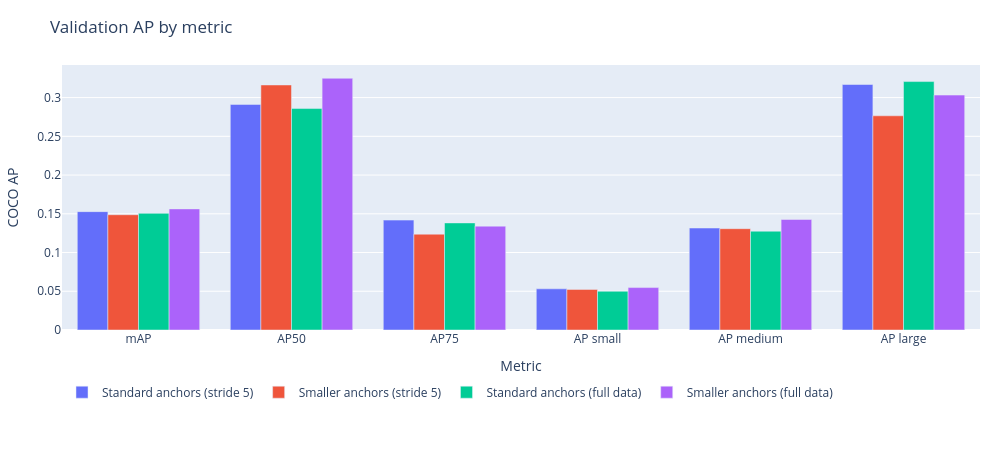
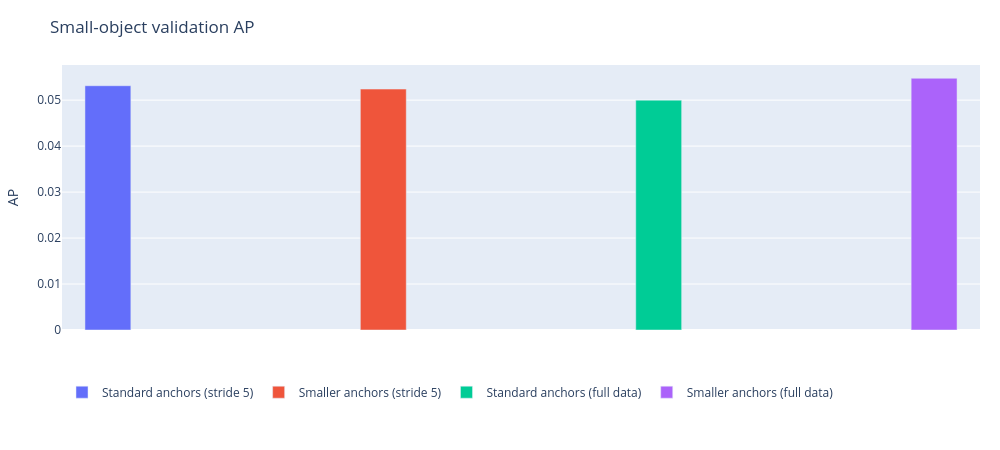
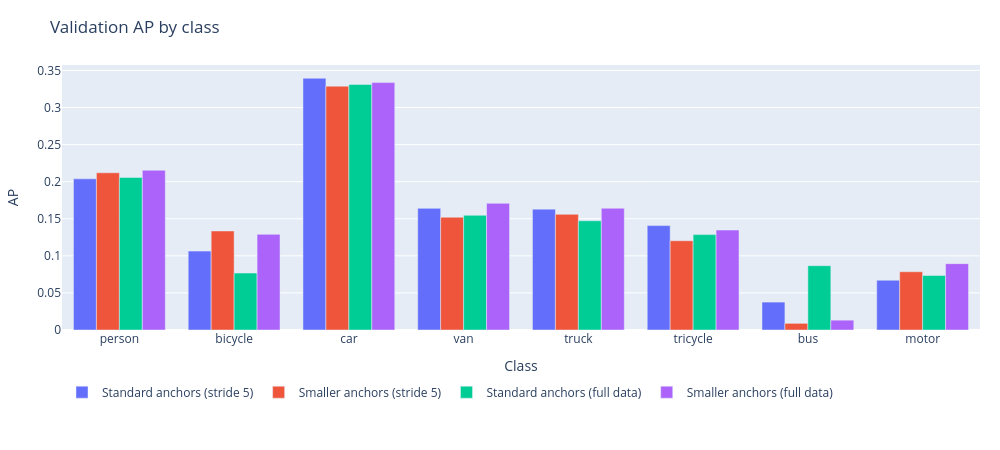
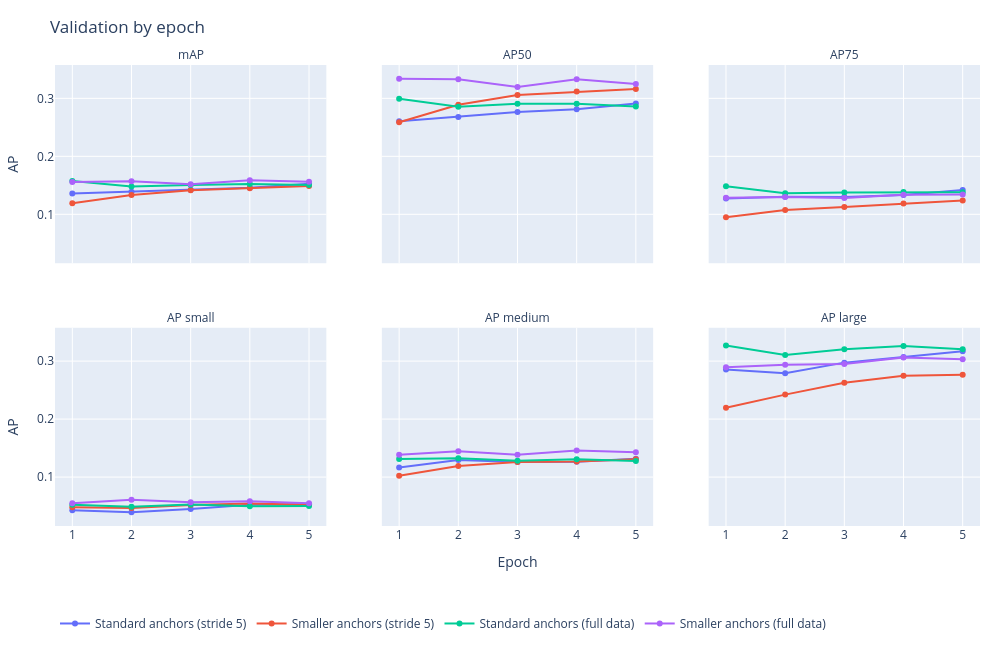

Write notebook code for charts like these, in order.
### Markdown cell above
## 6. Validation and training curves

Validation curves contain all five complete validation measurements. Loss curves show
batch means over windows of at most 100 attempts, split at epoch boundaries. The learning
rate is the last value in each window, and the horizontal axis counts successful optimizer
updates. The saved compact curve records retain the number of batches per window.
We regenerate interactive figures from those records without embedding Plotly.js.

### Code cell
chart_paths = {Path(chart).stem: Path(chart).with_suffix(".json") for chart in summary["charts"]}
for name in (
    "metrics",
    "ap_small",
    "per_class",
    "validation_curves",
    "loss",
    "classification",
    "bbox_regression",
    "learning_rate",
    "time",
):
    plotly.io.read_json(chart_paths[name]).show(
        renderer="plotly_mimetype", config={"responsive": False}
    )

### Figure 1 — Plotly figure (JSON) as saved in the notebook; plotly's stock layout.template omitted (floating-point values rounded to 4 significant figures)
{"data": [{"alignmentgroup": "True", "hovertemplate": "Experiment=Standard anchors (stride 5)<br>Metric=%{x}<br>COCO AP=%{y}<extra></extra>", "legendgroup": "Standard anchors (stride 5)", "marker": {"color": "#636EFA", "pattern": {"shape": ""}}, "name": "Standard anchors (stride 5)", "offsetgroup": "Standard anchors (stride 5)", "orientation": "v", "showlegend": true, "textposition": "auto", "type": "bar", "x": ["mAP", "AP50", "AP75", "AP small", "AP medium", "AP large"], "xaxis": "x", "y": [0.1528, 0.2912, 0.1418, 0.05313, 0.1316, 0.3169], "yaxis": "y"}, {"alignmentgroup": "True", "hovertemplate": "Experiment=Smaller anchors (stride 5)<br>Metric=%{x}<br>COCO AP=%{y}<extra></extra>", "legendgroup": "Smaller anchors (stride 5)", "marker": {"color": "#EF553B", "pattern": {"shape": ""}}, "name": "Smaller anchors (stride 5)", "offsetgroup": "Smaller anchors (stride 5)", "orientation": "v", "showlegend": true, "textposition": "auto", "type": "bar", "x": ["mAP", "AP50", "AP75", "AP small", "AP medium", "AP large"], "xaxis": "x", "y": [0.1488, 0.3163, 0.1237, 0.0524, 0.1308, 0.2765], "yaxis": "y"}, {"alignmentgroup": "True", "hovertemplate": "Experiment=Standard anchors (full data)<br>Metric=%{x}<br>COCO AP=%{y}<extra></extra>", "legendgroup": "Standard anchors (full data)", "marker": {"color": "#00CC96", "pattern": {"shape": ""}}, "name": "Standard anchors (full data)", "offsetgroup": "Standard anchors (full data)", "orientation": "v", "showlegend": true, "textposition": "auto", "type": "bar", "x": ["mAP", "AP50", "AP75", "AP small", "AP medium", "AP large"], "xaxis": "x", "y": [0.1505, 0.2858, 0.1382, 0.05, 0.1275, 0.3207], "yaxis": "y"}, {"alignmentgroup": "True", "hovertemplate": "Experiment=Smaller anchors (full data)<br>Metric=%{x}<br>COCO AP=%{y}<extra></extra>", "legendgroup": "Smaller anchors (full data)", "marker": {"color": "#AB63FA", "pattern": {"shape": ""}}, "name": "Smaller anchors (full data)", "offsetgroup": "Smaller anchors (full data)", "orientation": "v", "showlegend": true, "textposition": "auto", "type": "bar", "x": ["mAP", "AP50", "AP75", "AP small", "AP medium", "AP large"], "xaxis": "x", "y": [0.1563, 0.325, 0.1341, 0.05476, 0.1427, 0.3032], "yaxis": "y"}], "layout": {"autosize": false, "barmode": "group", "height": 450, "legend": {"orientation": "h", "title": {"text": ""}, "tracegroupgap": 0, "x": 0, "y": -0.18, "yanchor": "top"}, "margin": {"b": 120, "l": 55, "r": 20, "t": 65}, "title": {"text": "Validation AP by metric"}, "width": 1000, "xaxis": {"anchor": "y", "domain": [0.0, 1.0], "title": {"text": "Metric"}}, "yaxis": {"anchor": "x", "domain": [0.0, 1.0], "title": {"text": "COCO AP"}}}}

### Figure 2 — Plotly figure (JSON) as saved in the notebook; plotly's stock layout.template omitted (floating-point values rounded to 4 significant figures)
{"data": [{"alignmentgroup": "True", "hovertemplate": "Experiment=%{x}<br>AP=%{y}<extra></extra>", "legendgroup": "Standard anchors (stride 5)", "marker": {"color": "#636EFA", "pattern": {"shape": ""}}, "name": "Standard anchors (stride 5)", "offsetgroup": "Standard anchors (stride 5)", "orientation": "v", "showlegend": true, "textposition": "auto", "type": "bar", "x": ["Standard anchors (stride 5)"], "xaxis": "x", "y": [0.05313], "yaxis": "y"}, {"alignmentgroup": "True", "hovertemplate": "Experiment=%{x}<br>AP=%{y}<extra></extra>", "legendgroup": "Smaller anchors (stride 5)", "marker": {"color": "#EF553B", "pattern": {"shape": ""}}, "name": "Smaller anchors (stride 5)", "offsetgroup": "Smaller anchors (stride 5)", "orientation": "v", "showlegend": true, "textposition": "auto", "type": "bar", "x": ["Smaller anchors (stride 5)"], "xaxis": "x", "y": [0.0524], "yaxis": "y"}, {"alignmentgroup": "True", "hovertemplate": "Experiment=%{x}<br>AP=%{y}<extra></extra>", "legendgroup": "Standard anchors (full data)", "marker": {"color": "#00CC96", "pattern": {"shape": ""}}, "name": "Standard anchors (full data)", "offsetgroup": "Standard anchors (full data)", "orientation": "v", "showlegend": true, "textposition": "auto", "type": "bar", "x": ["Standard anchors (full data)"], "xaxis": "x", "y": [0.05], "yaxis": "y"}, {"alignmentgroup": "True", "hovertemplate": "Experiment=%{x}<br>AP=%{y}<extra></extra>", "legendgroup": "Smaller anchors (full data)", "marker": {"color": "#AB63FA", "pattern": {"shape": ""}}, "name": "Smaller anchors (full data)", "offsetgroup": "Smaller anchors (full data)", "orientation": "v", "showlegend": true, "textposition": "auto", "type": "bar", "x": ["Smaller anchors (full data)"], "xaxis": "x", "y": [0.05476], "yaxis": "y"}], "layout": {"autosize": false, "barmode": "group", "height": 450, "legend": {"orientation": "h", "title": {"text": ""}, "tracegroupgap": 0, "x": 0, "y": -0.18, "yanchor": "top"}, "margin": {"b": 120, "l": 55, "r": 20, "t": 65}, "title": {"text": "Small-object validation AP"}, "width": 1000, "xaxis": {"anchor": "y", "categoryarray": ["Standard anchors (stride 5)", "Smaller anchors (stride 5)", "Standard anchors (full data)", "Smaller anchors (full data)"], "categoryorder": "array", "domain": [0.0, 1.0], "showticklabels": false, "title": {"text": ""}}, "yaxis": {"anchor": "x", "domain": [0.0, 1.0], "title": {"text": "AP"}}}}

### Figure 3 — Plotly figure (JSON) as saved in the notebook; plotly's stock layout.template omitted (floating-point values rounded to 4 significant figures)
{"data": [{"alignmentgroup": "True", "hovertemplate": "Experiment=Standard anchors (stride 5)<br>Class=%{x}<br>AP=%{y}<extra></extra>", "legendgroup": "Standard anchors (stride 5)", "marker": {"color": "#636EFA", "pattern": {"shape": ""}}, "name": "Standard anchors (stride 5)", "offsetgroup": "Standard anchors (stride 5)", "orientation": "v", "showlegend": true, "textposition": "auto", "type": "bar", "x": ["person", "bicycle", "car", "van", "truck", "tricycle", "bus", "motor"], "xaxis": "x", "y": [0.2038, 0.1064, 0.3395, 0.1641, 0.163, 0.1408, 0.03764, 0.06712], "yaxis": "y"}, {"alignmentgroup": "True", "hovertemplate": "Experiment=Smaller anchors (stride 5)<br>Class=%{x}<br>AP=%{y}<extra></extra>", "legendgroup": "Smaller anchors (stride 5)", "marker": {"color": "#EF553B", "pattern": {"shape": ""}}, "name": "Smaller anchors (stride 5)", "offsetgroup": "Smaller anchors (stride 5)", "orientation": "v", "showlegend": true, "textposition": "auto", "type": "bar", "x": ["person", "bicycle", "car", "van", "truck", "tricycle", "bus", "motor"], "xaxis": "x", "y": [0.212, 0.1335, 0.3288, 0.1521, 0.156, 0.1203, 0.008979, 0.07856], "yaxis": "y"}, {"alignmentgroup": "True", "hovertemplate": "Experiment=Standard anchors (full data)<br>Class=%{x}<br>AP=%{y}<extra></extra>", "legendgroup": "Standard anchors (full data)", "marker": {"color": "#00CC96", "pattern": {"shape": ""}}, "name": "Standard anchors (full data)", "offsetgroup": "Standard anchors (full data)", "orientation": "v", "showlegend": true, "textposition": "auto", "type": "bar", "x": ["person", "bicycle", "car", "van", "truck", "tricycle", "bus", "motor"], "xaxis": "x", "y": [0.2057, 0.07676, 0.331, 0.1547, 0.1473, 0.1286, 0.08671, 0.07355], "yaxis": "y"}, {"alignmentgroup": "True", "hovertemplate": "Experiment=Smaller anchors (full data)<br>Class=%{x}<br>AP=%{y}<extra></extra>", "legendgroup": "Smaller anchors (full data)", "marker": {"color": "#AB63FA", "pattern": {"shape": ""}}, "name": "Smaller anchors (full data)", "offsetgroup": "Smaller anchors (full data)", "orientation": "v", "showlegend": true, "textposition": "auto", "type": "bar", "x": ["person", "bicycle", "car", "van", "truck", "tricycle", "bus", "motor"], "xaxis": "x", "y": [0.2154, 0.1289, 0.3336, 0.1708, 0.1642, 0.1348, 0.01325, 0.08946], "yaxis": "y"}], "layout": {"autosize": false, "barmode": "group", "height": 450, "legend": {"orientation": "h", "title": {"text": ""}, "tracegroupgap": 0, "x": 0, "y": -0.18, "yanchor": "top"}, "margin": {"b": 120, "l": 55, "r": 20, "t": 65}, "title": {"text": "Validation AP by class"}, "width": 1000, "xaxis": {"anchor": "y", "domain": [0.0, 1.0], "title": {"text": "Class"}}, "yaxis": {"anchor": "x", "domain": [0.0, 1.0], "title": {"text": "AP"}}}}

### Figure 4 — Plotly figure (JSON) as saved in the notebook; plotly's stock layout.template omitted (floating-point values rounded to 4 significant figures)
{"data": [{"hovertemplate": "Experiment=Standard anchors (stride 5)<br>Metric=map<br>Epoch=%{x}<br>AP=%{y}<extra></extra>", "legendgroup": "Standard anchors (stride 5)", "line": {"color": "#636EFA", "dash": "solid"}, "marker": {"symbol": "circle"}, "mode": "lines+markers", "name": "Standard anchors (stride 5)", "orientation": "v", "showlegend": true, "type": "scatter", "x": [1, 2, 3, 4, 5], "xaxis": "x4", "y": [0.136, 0.1391, 0.1418, 0.1457, 0.1528], "yaxis": "y4"}, {"hovertemplate": "Experiment=Smaller anchors (stride 5)<br>Metric=map<br>Epoch=%{x}<br>AP=%{y}<extra></extra>", "legendgroup": "Smaller anchors (stride 5)", "line": {"color": "#EF553B", "dash": "solid"}, "marker": {"symbol": "circle"}, "mode": "lines+markers", "name": "Smaller anchors (stride 5)", "orientation": "v", "showlegend": true, "type": "scatter", "x": [1, 2, 3, 4, 5], "xaxis": "x4", "y": [0.1192, 0.1333, 0.1415, 0.1451, 0.1488], "yaxis": "y4"}, {"hovertemplate": "Experiment=Standard anchors (full data)<br>Metric=map<br>Epoch=%{x}<br>AP=%{y}<extra></extra>", "legendgroup": "Standard anchors (full data)", "line": {"color": "#00CC96", "dash": "solid"}, "marker": {"symbol": "circle"}, "mode": "lines+markers", "name": "Standard anchors (full data)", "orientation": "v", "showlegend": true, "type": "scatter", "x": [1, 2, 3, 4, 5], "xaxis": "x4", "y": [0.1575, 0.1478, 0.1506, 0.1522, 0.1505], "yaxis": "y4"}, {"hovertemplate": "Experiment=Smaller anchors (full data)<br>Metric=map<br>Epoch=%{x}<br>AP=%{y}<extra></extra>", "legendgroup": "Smaller anchors (full data)", "line": {"color": "#AB63FA", "dash": "solid"}, "marker": {"symbol": "circle"}, "mode": "lines+markers", "name": "Smaller anchors (full data)", "orientation": "v", "showlegend": true, "type": "scatter", "x": [1, 2, 3, 4, 5], "xaxis": "x4", "y": [0.1559, 0.1572, 0.152, 0.1588, 0.1563], "yaxis": "y4"}, {"hovertemplate": "Experiment=Standard anchors (stride 5)<br>Metric=ap50<br>Epoch=%{x}<br>AP=%{y}<extra></extra>", "legendgroup": "Standard anchors (stride 5)", "line": {"color": "#636EFA", "dash": "solid"}, "marker": {"symbol": "circle"}, "mode": "lines+markers", "name": "Standard anchors (stride 5)", "orientation": "v", "showlegend": false, "type": "scatter", "x": [1, 2, 3, 4, 5], "xaxis": "x5", "y": [0.2605, 0.2679, 0.2764, 0.2813, 0.2912], "yaxis": "y5"}, {"hovertemplate": "Experiment=Smaller anchors (stride 5)<br>Metric=ap50<br>Epoch=%{x}<br>AP=%{y}<extra></extra>", "legendgroup": "Smaller anchors (stride 5)", "line": {"color": "#EF553B", "dash": "solid"}, "marker": {"symbol": "circle"}, "mode": "lines+markers", "name": "Smaller anchors (stride 5)", "orientation": "v", "showlegend": false, "type": "scatter", "x": [1, 2, 3, 4, 5], "xaxis": "x5", "y": [0.2589, 0.289, 0.3059, 0.3117, 0.3163], "yaxis": "y5"}, {"hovertemplate": "Experiment=Standard anchors (full data)<br>Metric=ap50<br>Epoch=%{x}<br>AP=%{y}<extra></extra>", "legendgroup": "Standard anchors (full data)", "line": {"color": "#00CC96", "dash": "solid"}, "marker": {"symbol": "circle"}, "mode": "lines+markers", "name": "Standard anchors (full data)", "orientation": "v", "showlegend": false, "type": "scatter", "x": [1, 2, 3, 4, 5], "xaxis": "x5", "y": [0.2993, 0.2856, 0.2908, 0.2907, 0.2858], "yaxis": "y5"}, {"hovertemplate": "Experiment=Smaller anchors (full data)<br>Metric=ap50<br>Epoch=%{x}<br>AP=%{y}<extra></extra>", "legendgroup": "Smaller anchors (full data)", "line": {"color": "#AB63FA", "dash": "solid"}, "marker": {"symbol": "circle"}, "mode": "lines+markers", "name": "Smaller anchors (full data)", "orientation": "v", "showlegend": false, "type": "scatter", "x": [1, 2, 3, 4, 5], "xaxis": "x5", "y": [0.334, 0.3328, 0.3196, 0.3331, 0.325], "yaxis": "y5"}, {"hovertemplate": "Experiment=Standard anchors (stride 5)<br>Metric=ap75<br>Epoch=%{x}<br>AP=%{y}<extra></extra>", "legendgroup": "Standard anchors (stride 5)", "line": {"color": "#636EFA", "dash": "solid"}, "marker": {"symbol": "circle"}, "mode": "lines+markers", "name": "Standard anchors (stride 5)", "orientation": "v", "showlegend": false, "type": "scatter", "x": [1, 2, 3, 4, 5], "xaxis": "x6", "y": [0.1271, 0.1304, 0.1297, 0.1332, 0.1418], "yaxis": "y6"}, {"hovertemplate": "Experiment=Smaller anchors (stride 5)<br>Metric=ap75<br>Epoch=%{x}<br>AP=%{y}<extra></extra>", "legendgroup": "Smaller anchors (stride 5)", "line": {"color": "#EF553B", "dash": "solid"}, "marker": {"symbol": "circle"}, "mode": "lines+markers", "name": "Smaller anchors (stride 5)", "orientation": "v", "showlegend": false, "type": "scatter", "x": [1, 2, 3, 4, 5], "xaxis": "x6", "y": [0.09475, 0.1074, 0.1128, 0.1187, 0.1237], "yaxis": "y6"}, {"hovertemplate": "Experiment=Standard anchors (full data)<br>Metric=ap75<br>Epoch=%{x}<br>AP=%{y}<extra></extra>", "legendgroup": "Standard anchors (full data)", "line": {"color": "#00CC96", "dash": "solid"}, "marker": {"symbol": "circle"}, "mode": "lines+markers", "name": "Standard anchors (full data)", "orientation": "v", "showlegend": false, "type": "scatter", "x": [1, 2, 3, 4, 5], "xaxis": "x6", "y": [0.1486, 0.1362, 0.1376, 0.1383, 0.1382], "yaxis": "y6"}, {"hovertemplate": "Experiment=Smaller anchors (full data)<br>Metric=ap75<br>Epoch=%{x}<br>AP=%{y}<extra></extra>", "legendgroup": "Smaller anchors (full data)", "line": {"color": "#AB63FA", "dash": "solid"}, "marker": {"symbol": "circle"}, "mode": "lines+markers", "name": "Smaller anchors (full data)", "orientation": "v", "showlegend": false, "type": "scatter", "x": [1, 2, 3, 4, 5], "xaxis": "x6", "y": [0.1284, 0.1297, 0.1279, 0.1339, 0.1341], "yaxis": "y6"}, {"hovertemplate": "Experiment=Standard anchors (stride 5)<br>Metric=ap_small<br>Epoch=%{x}<br>AP=%{y}<extra></extra>", "legendgroup": "Standard anchors (stride 5)", "line": {"color": "#636EFA", "dash": "solid"}, "marker": {"symbol": "circle"}, "mode": "lines+markers", "name": "Standard anchors (stride 5)", "orientation": "v", "showlegend": false, "type": "scatter", "x": [1, 2, 3, 4, 5], "xaxis": "x", "y": [0.04274, 0.0392, 0.04516, 0.05231, 0.05313], "yaxis": "y"}, {"hovertemplate": "Experiment=Smaller anchors (stride 5)<br>Metric=ap_small<br>Epoch=%{x}<br>AP=%{y}<extra></extra>", "legendgroup": "Smaller anchors (stride 5)", "line": {"color": "#EF553B", "dash": "solid"}, "marker": {"symbol": "circle"}, "mode": "lines+markers", "name": "Smaller anchors (stride 5)", "orientation": "v", "showlegend": false, "type": "scatter", "x": [1, 2, 3, 4, 5], "xaxis": "x", "y": [0.04781, 0.04687, 0.05201, 0.05425, 0.0524], "yaxis": "y"}, {"hovertemplate": "Experiment=Standard anchors (full data)<br>Metric=ap_small<br>Epoch=%{x}<br>AP=%{y}<extra></extra>", "legendgroup": "Standard anchors (full data)", "line": {"color": "#00CC96", "dash": "solid"}, "marker": {"symbol": "circle"}, "mode": "lines+markers", "name": "Standard anchors (full data)", "orientation": "v", "showlegend": false, "type": "scatter", "x": [1, 2, 3, 4, 5], "xaxis": "x", "y": [0.0525, 0.04903, 0.05271, 0.04979, 0.05], "yaxis": "y"}, {"hovertemplate": "Experiment=Smaller anchors (full data)<br>Metric=ap_small<br>Epoch=%{x}<br>AP=%{y}<extra></extra>", "legendgroup": "Smaller anchors (full data)", "line": {"color": "#AB63FA", "dash": "solid"}, "marker": {"symbol": "circle"}, "mode": "lines+markers", "name": "Smaller anchors (full data)", "orientation": "v", "showlegend": false, "type": "scatter", "x": [1, 2, 3, 4, 5], "xaxis": "x", "y": [0.05492, 0.06082, 0.05642, 0.05826, 0.05476], "yaxis": "y"}, {"hovertemplate": "Experiment=Standard anchors (stride 5)<br>Metric=ap_medium<br>Epoch=%{x}<br>AP=%{y}<extra></extra>", "legendgroup": "Standard anchors (stride 5)", "line": {"color": "#636EFA", "dash": "solid"}, "marker": {"symbol": "circle"}, "mode": "lines+markers", "name": "Standard anchors (stride 5)", "orientation": "v", "showlegend": false, "type": "scatter", "x": [1, 2, 3, 4, 5], "xaxis": "x2", "y": [0.1165, 0.1295, 0.1261, 0.1263, 0.1316], "yaxis": "y2"}, {"hovertemplate": "Experiment=Smaller anchors (stride 5)<br>Metric=ap_medium<br>Epoch=%{x}<br>AP=%{y}<extra></extra>", "legendgroup": "Smaller anchors (stride 5)", "line": {"color": "#EF553B", "dash": "solid"}, "marker": {"symbol": "circle"}, "mode": "lines+markers", "name": "Smaller anchors (stride 5)", "orientation": "v", "showlegend": false, "type": "scatter", "x": [1, 2, 3, 4, 5], "xaxis": "x2", "y": [0.1025, 0.1192, 0.1259, 0.1268, 0.1308], "yaxis": "y2"}, {"hovertemplate": "Experiment=Standard anchors (full data)<br>Metric=ap_medium<br>Epoch=%{x}<br>AP=%{y}<extra></extra>", "legendgroup": "Standard anchors (full data)", "line": {"color": "#00CC96", "dash": "solid"}, "marker": {"symbol": "circle"}, "mode": "lines+markers", "name": "Standard anchors (full data)", "orientation": "v", "showlegend": false, "type": "scatter", "x": [1, 2, 3, 4, 5], "xaxis": "x2", "y": [0.1313, 0.1323, 0.1282, 0.1306, 0.1275], "yaxis": "y2"}, {"hovertemplate": "Experiment=Smaller anchors (full data)<br>Metric=ap_medium<br>Epoch=%{x}<br>AP=%{y}<extra></extra>", "legendgroup": "Smaller anchors (full data)", "line": {"color": "#AB63FA", "dash": "solid"}, "marker": {"symbol": "circle"}, "mode": "lines+markers", "name": "Smaller anchors (full data)", "orientation": "v", "showlegend": false, "type": "scatter", "x": [1, 2, 3, 4, 5], "xaxis": "x2", "y": [0.1384, 0.1446, 0.1384, 0.146, 0.1427], "yaxis": "y2"}, {"hovertemplate": "Experiment=Standard anchors (stride 5)<br>Metric=ap_large<br>Epoch=%{x}<br>AP=%{y}<extra></extra>", "legendgroup": "Standard anchors (stride 5)", "line": {"color": "#636EFA", "dash": "solid"}, "marker": {"symbol": "circle"}, "mode": "lines+markers", "name": "Standard anchors (stride 5)", "orientation": "v", "showlegend": false, "type": "scatter", "x": [1, 2, 3, 4, 5], "xaxis": "x3", "y": [0.2854, 0.2793, 0.2974, 0.3069, 0.3169], "yaxis": "y3"}, {"hovertemplate": "Experiment=Smaller anchors (stride 5)<br>Metric=ap_large<br>Epoch=%{x}<br>AP=%{y}<extra></extra>", "legendgroup": "Smaller anchors (stride 5)", "line": {"color": "#EF553B", "dash": "solid"}, "marker": {"symbol": "circle"}, "mode": "lines+markers", "name": "Smaller anchors (stride 5)", "orientation": "v", "showlegend": false, "type": "scatter", "x": [1, 2, 3, 4, 5], "xaxis": "x3", "y": [0.2195, 0.2422, 0.2629, 0.2747, 0.2765], "yaxis": "y3"}, {"hovertemplate": "Experiment=Standard anchors (full data)<br>Metric=ap_large<br>Epoch=%{x}<br>AP=%{y}<extra></extra>", "legendgroup": "Standard anchors (full data)", "line": {"color": "#00CC96", "dash": "solid"}, "marker": {"symbol": "circle"}, "mode": "lines+markers", "name": "Standard anchors (full data)", "orientation": "v", "showlegend": false, "type": "scatter", "x": [1, 2, 3, 4, 5], "xaxis": "x3", "y": [0.327, 0.3107, 0.3206, 0.3262, 0.3207], "yaxis": "y3"}, {"hovertemplate": "Experiment=Smaller anchors (full data)<br>Metric=ap_large<br>Epoch=%{x}<br>AP=%{y}<extra></extra>", "legendgroup": "Smaller anchors (full data)", "line": {"color": "#AB63FA", "dash": "solid"}, "marker": {"symbol": "circle"}, "mode": "lines+markers", "name": "Smaller anchors (full data)", "orientation": "v", "showlegend": false, "type": "scatter", "x": [1, 2, 3, 4, 5], "xaxis": "x3", "y": [0.2895, 0.2937, 0.2952, 0.3064, 0.3032], "yaxis": "y3"}], "layout": {"annotations": [{"showarrow": false, "text": "AP small", "x": 0.1467, "xanchor": "center", "xref": "paper", "y": 0.43, "yanchor": "bottom", "yref": "paper"}, {"showarrow": false, "text": "AP medium", "x": 0.5, "xanchor": "center", "xref": "paper", "y": 0.43, "yanchor": "bottom", "yref": "paper"}, {"showarrow": false, "text": "AP large", "x": 0.8533, "xanchor": "center", "xref": "paper", "y": 0.43, "yanchor": "bottom", "yref": "paper"}, {"showarrow": false, "text": "mAP", "x": 0.1467, "xanchor": "center", "xref": "paper", "y": 1.0, "yanchor": "bottom", "yref": "paper"}, {"showarrow": false, "text": "AP50", "x": 0.5, "xanchor": "center", "xref": "paper", "y": 1.0, "yanchor": "bottom", "yref": "paper"}, {"showarrow": false, "text": "AP75", "x": 0.8533, "xanchor": "center", "xref": "paper", "y": 1.0, "yanchor": "bottom", "yref": "paper"}], "autosize": false, "height": 650, "legend": {"orientation": "h", "title": {"text": ""}, "tracegroupgap": 0, "x": 0, "y": -0.18, "yanchor": "top"}, "margin": {"b": 120, "l": 55, "r": 20, "t": 65}, "title": {"text": "Validation by epoch"}, "width": 1000, "xaxis": {"anchor": "y", "domain": [0.0, 0.2933], "dtick": 1, "title": {"text": ""}}, "xaxis2": {"anchor": "y2", "domain": [0.3533, 0.6467], "dtick": 1, "matches": "x", "title": {"text": "Epoch"}}, "xaxis3": {"anchor": "y3", "domain": [0.7067, 1.0], "dtick": 1, "matches": "x", "title": {"text": ""}}, "xaxis4": {"anchor": "y4", "domain": [0.0, 0.2933], "dtick": 1, "matches": "x", "showticklabels": false, "title": {"text": ""}}, "xaxis5": {"anchor": "y5", "domain": [0.3533, 0.6467], "dtick": 1, "matches": "x", "showticklabels": false, "title": {"text": ""}}, "xaxis6": {"anchor": "y6", "domain": [0.7067, 1.0], "dtick": 1, "matches": "x", "showticklabels": false, "title": {"text": ""}}, "yaxis": {"anchor": "x", "domain": [0.0, 0.43], "title": {"text": "AP"}}, "yaxis2": {"anchor": "x2", "domain": [0.0, 0.43], "matches": "y", "showticklabels": false, "title": {"text": ""}}, "yaxis3": {"anchor": "x3", "domain": [0.0, 0.43], "matches": "y", "showticklabels": false, "title": {"text": ""}}, "yaxis4": {"anchor": "x4", "domain": [0.57, 1.0], "matches": "y", "title": {"text": "AP"}}, "yaxis5": {"anchor": "x5", "domain": [0.57, 1.0], "matches": "y", "showticklabels": false, "title": {"text": ""}}, "yaxis6": {"anchor": "x6", "domain": [0.57, 1.0], "matches": "y", "showticklabels": false, "title": {"text": ""}}}}
